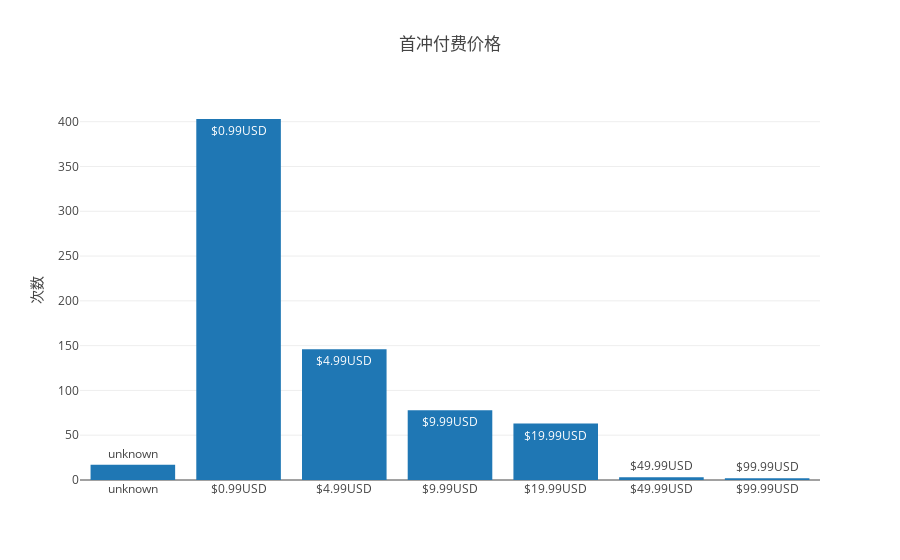

This figure's notebook cell:
### Code cell
fig = {
    'data': [
            go.Bar(
                x = list(price_tag),#list(range(len(price_tag))),
                y = price_group_info.values,
                text = price_tag,
                #name='SF Zoo'
            ),
            #'textinfo':'label'
        
    ],
    'layout': {'title': '首冲付费价格',
               'showlegend': False,
                "yaxis":dict(
                    title='次数',
                 ),}
}
po.iplot(fig)

### Figure 1 — Plotly figure (JSON) as saved in the notebook; plotly's stock layout.template omitted (floating-point values rounded to 4 significant figures)
{"data": [{"text": ["unknown", "$0.99USD", "$4.99USD", "$9.99USD", "$19.99USD", "$49.99USD", "$99.99USD"], "type": "bar", "uid": "c3ba1e4b-a4a7-4bb9-8a90-a58a6681ec74", "x": ["unknown", "$0.99USD", "$4.99USD", "$9.99USD", "$19.99USD", "$49.99USD", "$99.99USD"], "y": [17, 403, 146, 78, 63, 3, 2]}], "layout": {"showlegend": false, "title": {"text": "首冲付费价格"}, "yaxis": {"title": {"text": "次数"}}}}
